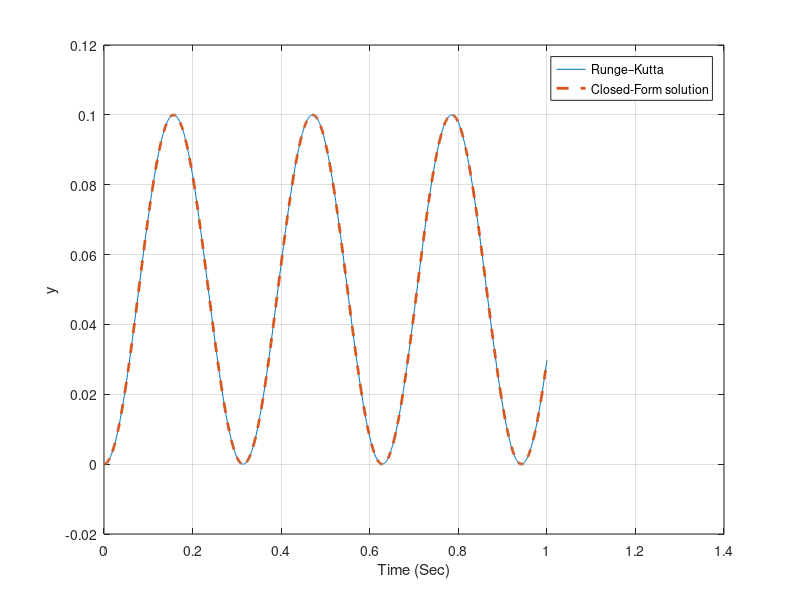

Write MATLAB code to recreate this figure.
close all
clc
T=0.;
S=0.;
Y=0.;% 状态量1
YD=0.;% 状态量2
X=1.;
H=.001;% 数值积分步长
n=0.;
W=20;% rad/s
while T <=(1.-1e-5)
    YOLD=Y;             % 记录当前状态量1
    YDOLD=YD;           % 记录当前状态量2
    STEP=1;             % 局部运算次数标志
    FLAG=0;             % 已经更新状态微分标志
    while STEP <=1      % 
        if FLAG==1      % 已经更新状态微分
            STEP=2;     % 
            Y=Y+H*YD;   % 利用微分更新状态量1 
            YD=YD+H*YDD;% 利用微分更新状态量2
            T=T+H;      % 更新时间
        end
        YDD=W*X-W*W*Y;	%微分方程：由状态量求状态微分
        FLAG=1;
    end
    FLAG=0;
    Y=.5*(YOLD+Y+H*YD);	   % 二阶Runge–Kutta积分：旧值+0.5t时刻估计+0.5t+h时刻估计
    YD=.5*(YDOLD+YD+H*YDD);% 二阶Runge–Kutta积分：旧值+0.5t时刻估计+0.5t+h时刻估计
    S=S+H;% 数据存数周期控制
    if S >=.000999 % 数据存数流程
        S=0.;
        n=n+1;
        ArrayT(n)=T;% 记录当前时刻
        ArrayY(n)=Y;% 记录数值积分输出值
    end
end
figure

plot(ArrayT,ArrayY),grid  % 绘制数值积分结果
xlabel('Time (Sec)')
ylabel('y')

%% 译者加入：绘制拉氏变换推导的理论闭式解
ArrayY_ = 1/W*(1-cos(W*ArrayT));
hold on
plot(ArrayT,ArrayY_,'--','LineWidth',2)
legend('Runge–Kutta','Closed-Form solution')
%%

clc
output=[ArrayT',ArrayY',ArrayY_'];   % 译者更改：同时保存闭式解和数值解
save datfil.txt output  -ascii
disp 'simulation finished'
